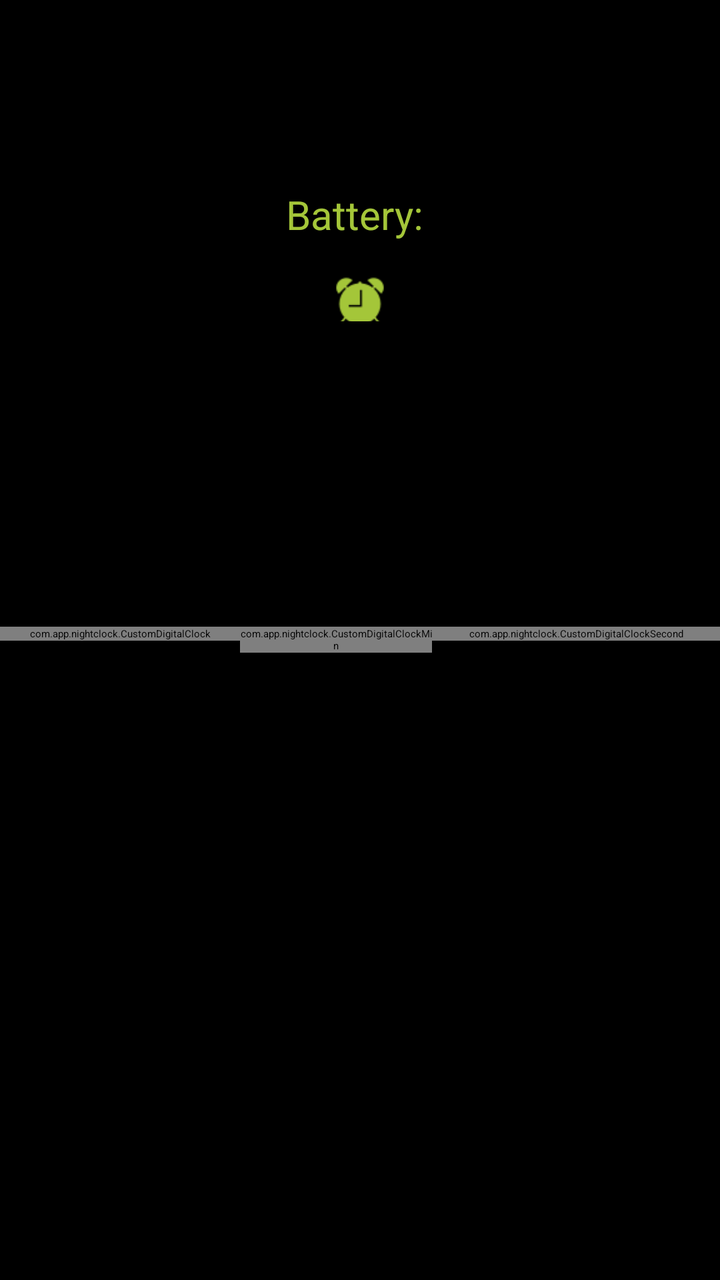
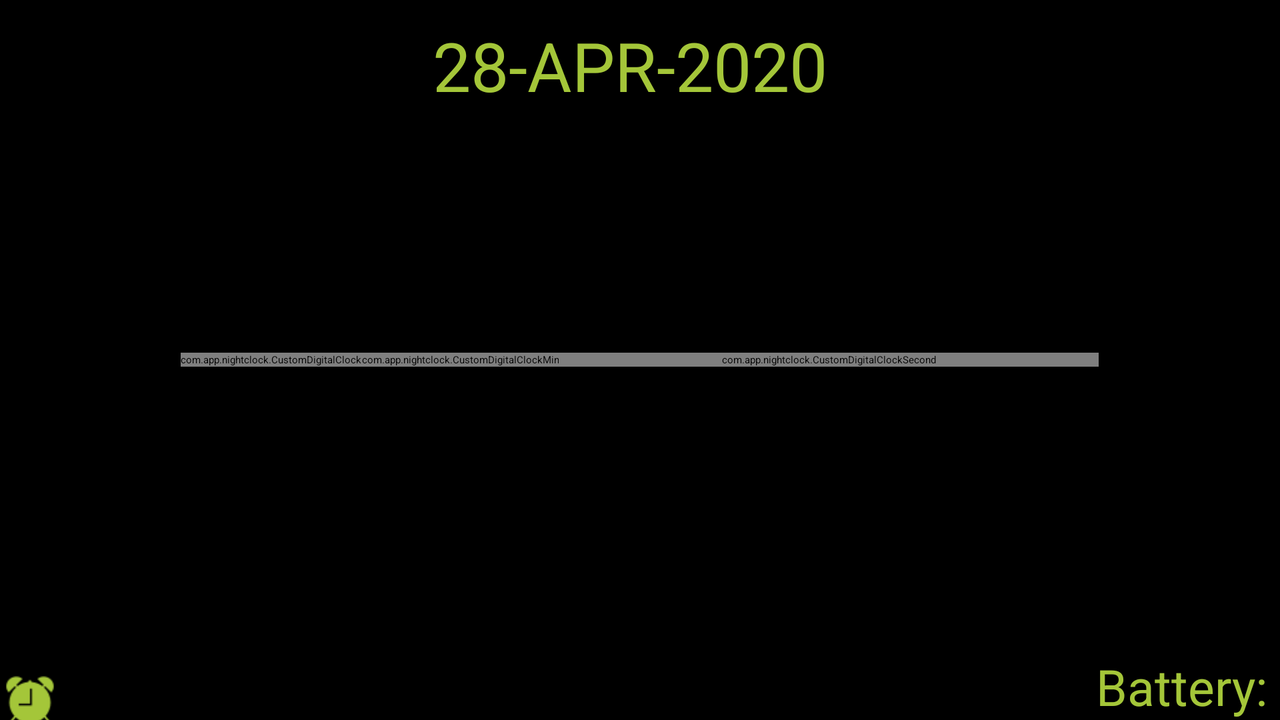

First picture: res/layout/ on a phone held upright. Second picture: the repository's own variant of that layout, on a device whose configuration matches the variant's folder. Source for both follows.
<!-- AndroidManifest.xml: application theme AppTheme -->
<!-- res/layout/activity_main.xml -->
<?xml version="1.0" encoding="utf-8"?>
<RelativeLayout xmlns:android="http://schemas.android.com/apk/res/android"
    xmlns:aapt="http://schemas.android.com/aapt"
    xmlns:app="http://schemas.android.com/apk/res-auto"
    android:id="@+id/main_view"
    android:layout_width="match_parent"
    android:layout_height="match_parent"
    android:background="#000000">

    <ImageView
        android:id="@+id/iv_settings"
        android:layout_width="@dimen/_30sdp"
        android:layout_height="@dimen/_30sdp"
        android:layout_alignParentTop="true"
        android:layout_alignParentRight="true"
        android:layout_margin="@dimen/_10sdp"
        android:src="@drawable/ic_settings"
        android:visibility="gone" />


    <LinearLayout
        android:layout_width="wrap_content"
        android:layout_height="wrap_content"
        android:layout_margin="@dimen/_10sdp">

        <ImageView
            android:id="@+id/iv_lock"
            android:layout_width="@dimen/_30sdp"
            android:layout_height="@dimen/_30sdp"
            android:layout_alignParentLeft="true"
            android:layout_alignParentTop="true"
            android:src="@drawable/ic_unlock"
            android:visibility="gone" />

        <ImageView
            android:id="@+id/iv_rotate"
            android:layout_width="@dimen/_30sdp"
            android:layout_height="@dimen/_30sdp"
            android:layout_alignParentTop="true"
            android:layout_marginLeft="@dimen/_10sdp"
            android:layout_toRightOf="@+id/iv_lock"
            android:src="@drawable/ic_rotate"
            android:visibility="gone" />
    </LinearLayout>

    <TextView
        android:id="@+id/tv_date"
        android:layout_width="wrap_content"
        android:layout_height="wrap_content"
        android:layout_alignParentTop="true"
        android:layout_centerHorizontal="true"
        android:layout_marginTop="@dimen/_40sdp"
        android:textAllCaps="false"
        android:textColor="#a4c639"
        android:textSize="@dimen/_25sdp" />

    <TextView
        android:id="@+id/tv_brack1"
        android:layout_width="wrap_content"
        android:layout_height="wrap_content"
        android:text="("
        android:textColor="#a4c639"
        android:textSize="@dimen/_20sdp"
        android:visibility="gone" />

    <TextView
        android:id="@+id/tv_brack2"
        android:layout_width="wrap_content"
        android:layout_height="wrap_content"
        android:text=")"
        android:textColor="#a4c639"
        android:textSize="@dimen/_20sdp"
        android:visibility="gone" />

    <LinearLayout
        android:id="@+id/ll_bat_status"
        android:layout_width="wrap_content"
        android:layout_height="wrap_content"
        android:layout_below="@+id/tv_date"
        android:layout_centerHorizontal="true"
        android:orientation="horizontal">

        <TextView
            android:id="@+id/tv_battery"
            android:layout_width="wrap_content"
            android:layout_height="wrap_content"
            android:layout_centerHorizontal="true"
            android:layout_marginTop="20dp"
            android:text="Battery: "
            android:textColor="#a4c639"
            android:textSize="@dimen/_20sdp" />

        <TextView
            android:id="@+id/tv_batterystatus"
            android:layout_width="wrap_content"
            android:layout_height="wrap_content"
            android:layout_centerHorizontal="true"
            android:layout_marginTop="20dp"
            android:textColor="#a4c639"
            android:textSize="@dimen/_20sdp" />
    </LinearLayout>

    <LinearLayout
        android:id="@+id/v_alarm"
        android:layout_width="wrap_content"
        android:layout_height="wrap_content"
        android:layout_below="@+id/ll_bat_status"
        android:layout_centerHorizontal="true"
        android:orientation="horizontal">

        <ImageView
            android:id="@+id/iv_alram"
            android:layout_width="@dimen/_30sdp"
            android:layout_height="@dimen/_30sdp"
            android:layout_gravity="center_vertical"
            android:layout_marginTop="10dp"
            android:src="@drawable/ic_alarm_green" />

        <TextView
            android:id="@+id/tv_alarmset"
            android:layout_width="wrap_content"
            android:layout_height="wrap_content"
            android:layout_gravity="center_vertical"
            android:layout_marginTop="10dp"
            android:textColor="#a4c639"
            android:textSize="@dimen/_20sdp" />
    </LinearLayout>

    <RelativeLayout
        android:id="@+id/ll_day"
        android:layout_width="@dimen/_190sdp"
        android:layout_height="wrap_content"
        android:layout_above="@+id/ll_timerview"
        android:layout_centerHorizontal="true"
        android:layout_marginBottom="@dimen/_15sdp"
        android:orientation="horizontal">

        <TextView
            android:id="@+id/digital_day"
            android:layout_width="wrap_content"
            android:layout_height="wrap_content"
            android:layout_alignParentLeft="true"
            android:textColor="#a4c639"
            android:textSize="@dimen/_22sdp" />

        <TextView
            android:id="@+id/digital_ampm"
            android:layout_width="wrap_content"
            android:layout_height="wrap_content"
            android:layout_alignParentRight="true"
            android:textColor="#a4c639"
            android:textSize="@dimen/_22sdp" />
    </RelativeLayout>

    <LinearLayout
        android:id="@+id/ll_timerview"
        android:layout_width="match_parent"
        android:layout_height="wrap_content"
        android:layout_centerInParent="true"
        android:orientation="horizontal"
        android:weightSum="3">

        <com.app.nightclock.CustomDigitalClock
            android:id="@+id/digital_clock"
            android:layout_width="0dp"
            android:layout_height="wrap_content"
            android:layout_weight="1"
            app:autoSizeTextType="uniform"
            android:gravity="right"
            android:textColor="#a4c639"
            android:textSize="@dimen/clock_text_size" />

        <com.app.nightclock.CustomDigitalClockMin
            android:id="@+id/digital_clock_min"
            android:layout_width="0dp"
            android:layout_height="wrap_content"
            android:layout_weight=".8"
            android:textColor="#a4c639"
            android:textSize="@dimen/clock_text_size" />

        <com.app.nightclock.CustomDigitalClockSecond
            android:id="@+id/digital_clock_second"
            android:layout_width="0dp"
            android:layout_height="wrap_content"
            android:layout_weight="1.2"
            android:gravity="left"
            android:textColor="#a4c639"
            android:textSize="@dimen/clock_text_size" />


        <DigitalClock
            android:id="@+id/digital_clock1"
            android:layout_width="@dimen/_70sdp"
            android:layout_height="wrap_content"
            android:format24Hour="ss"
            android:gravity="left"
            android:textColor="#a4c639"
            android:textSize="@dimen/_55sdp"
            android:visibility="gone" />
    </LinearLayout>
</RelativeLayout>
<!-- resources referenced by this layout -->
<resources>
  <!-- from res/values-xxhdpi/ -->
  <dimen name="_10sdp">10dp</dimen>
  <!-- from res/values-xxhdpi/ -->
  <dimen name="_15sdp">15dp</dimen>
  <!-- from res/values-xxhdpi/ -->
  <dimen name="_190sdp">190dp</dimen>
  <!-- from res/values-xxhdpi/ -->
  <dimen name="_20sdp">20dp</dimen>
  <!-- from res/values-xxhdpi/ -->
  <dimen name="_22sdp">22dp</dimen>
  <!-- from res/values-xxhdpi/ -->
  <dimen name="_25sdp">25dp</dimen>
  <!-- from res/values-xxhdpi/ -->
  <dimen name="_30sdp">30dp</dimen>
  <!-- from res/values-xxhdpi/ -->
  <dimen name="_40sdp">40dp</dimen>
  <!-- from res/values-xxhdpi/ -->
  <dimen name="_55sdp">55dp</dimen>
  <!-- from res/values-xxhdpi/ -->
  <dimen name="_70sdp">70dp</dimen>
  <!-- from res/values-xxhdpi/ -->
  <dimen name="clock_text_size">72sp</dimen>
  <!-- drawable ic_alarm_green: png bitmap (drawable, 1406 bytes) -->
  <!-- drawable ic_rotate: png bitmap (drawable, 1357 bytes) -->
  <!-- drawable ic_settings: png bitmap (drawable, 1440 bytes) -->
  <!-- drawable ic_unlock: png bitmap (drawable, 593 bytes) -->
  <style name="AppTheme">
          <item name="colorAccent">@color/colorAccent</item>
          <item name="colorPrimary">@color/colorPrimary</item>
          <item name="colorPrimaryDark">@color/colorPrimaryDark</item>
          <item name="windowActionBar">false</item>
          <item name="windowNoTitle">true</item>
          <item name="android:windowFullscreen">true</item>
      </style>
  <color name="colorAccent">#069ecf</color>
  <color name="colorPrimary">#069ecf</color>
  <color name="colorPrimaryDark">#017398</color>
</resources>
<!-- res/layout-land/activity_main.xml (the repository's variant of the layout above) -->
<!-- drawn on the phone turned sideways -->
<?xml version="1.0" encoding="utf-8"?>
<RelativeLayout xmlns:android="http://schemas.android.com/apk/res/android"
    xmlns:aapt="http://schemas.android.com/aapt"
    xmlns:app="http://schemas.android.com/apk/res-auto"
    android:id="@+id/main_view"
    android:layout_width="match_parent"
    android:layout_height="match_parent"
    android:background="#000000">

    <ImageView
        android:id="@+id/iv_settings"
        android:layout_width="@dimen/_30sdp"
        android:layout_height="@dimen/_30sdp"
        android:layout_alignParentTop="true"
        android:layout_alignParentRight="true"
        android:layout_margin="@dimen/_20sdp"
        android:src="@drawable/ic_settings"
        android:visibility="gone" />

    <LinearLayout
        android:layout_width="wrap_content"
        android:layout_height="wrap_content"
        android:layout_margin="@dimen/_10sdp">

        <ImageView
            android:id="@+id/iv_lock"
            android:layout_width="@dimen/_30sdp"
            android:layout_height="@dimen/_30sdp"
            android:layout_alignParentLeft="true"
            android:layout_alignParentTop="true"
            android:src="@drawable/ic_unlock"
            android:visibility="gone" />

        <ImageView
            android:id="@+id/iv_rotate"
            android:layout_width="@dimen/_30sdp"
            android:layout_height="@dimen/_30sdp"
            android:layout_alignParentTop="true"
            android:layout_marginLeft="@dimen/_10sdp"
            android:layout_toRightOf="@+id/iv_lock"
            android:src="@drawable/ic_rotate"
            android:visibility="gone" />
    </LinearLayout>

    <LinearLayout
        android:id="@+id/top_view"
        android:layout_width="match_parent"
        android:layout_height="wrap_content"
        android:layout_alignParentTop="true"
        android:layout_centerHorizontal="true"
        android:layout_marginTop="@dimen/_10sdp"
        android:gravity="center"
        android:orientation="vertical">

        <TextView
            android:id="@+id/tv_date"
            android:layout_width="wrap_content"
            android:layout_height="wrap_content"
            android:layout_centerHorizontal="true"
            android:layout_marginRight="@dimen/_5sdp"
            android:format24Hour="dd-MMM-yyyy"
            android:text="28-APR-2020"
            android:textColor="#a4c639"
            android:textSize="@dimen/_34sdp" />


        <RelativeLayout
            android:layout_width="@dimen/_500sdp"
            android:layout_height="wrap_content"
            android:orientation="horizontal">

            <TextView
                android:id="@+id/digital_day"
                android:layout_width="wrap_content"
                android:layout_height="wrap_content"
                android:layout_alignParentLeft="true"
                android:layout_marginTop="@dimen/_10sdp"
                android:gravity="center"
                android:textColor="#a4c639"
                android:textSize="@dimen/_35sdp" />


            <TextView
                android:id="@+id/digital_ampm"
                android:layout_width="wrap_content"
                android:layout_height="wrap_content"
                android:layout_alignParentRight="true"
                android:layout_marginTop="@dimen/_10sdp"
                android:gravity="center"
                android:textColor="#a4c639"
                android:textSize="@dimen/_35sdp" />

        </RelativeLayout>


        <LinearLayout
            android:layout_width="wrap_content"
            android:layout_height="wrap_content"
            android:orientation="horizontal"
            android:visibility="gone">

            <TextView
                android:id="@+id/tv_brack1"
                android:layout_width="wrap_content"
                android:layout_height="wrap_content"
                android:text="("
                android:textColor="#a4c639"
                android:textSize="@dimen/_27sdp" />


            <TextView
                android:id="@+id/tv_brack2"
                android:layout_width="wrap_content"
                android:layout_height="wrap_content"
                android:text=")"
                android:textColor="#a4c639"
                android:textSize="@dimen/_30sdp" />
        </LinearLayout>
    </LinearLayout>

    <LinearLayout
        android:id="@+id/v_alarm"
        android:layout_width="wrap_content"
        android:layout_height="wrap_content"
        android:layout_alignParentLeft="true"
        android:layout_alignParentBottom="true"
        android:layout_centerHorizontal="true"
        android:orientation="horizontal">

        <ImageView
            android:id="@+id/iv_alram"
            android:layout_width="@dimen/_30sdp"
            android:layout_height="@dimen/_30sdp"
            android:layout_centerHorizontal="true"
            android:layout_gravity="center_vertical"
            android:layout_marginTop="10dp"
            android:src="@drawable/ic_alarm_green" />

        <TextView
            android:id="@+id/tv_alarmset"
            android:layout_width="wrap_content"
            android:layout_height="wrap_content"
            android:layout_gravity="center_vertical"
            android:layout_marginTop="10dp"
            android:textColor="#a4c639"
            android:textSize="@dimen/_20sdp" />
    </LinearLayout>

    <LinearLayout
        android:id="@+id/llbatt"
        android:layout_width="wrap_content"
        android:layout_height="wrap_content"
        android:layout_alignParentRight="true"
        android:layout_alignParentBottom="true"
        android:orientation="horizontal">

        <TextView
            android:id="@+id/tv_battery"
            android:layout_width="wrap_content"
            android:layout_height="wrap_content"
            android:layout_centerHorizontal="true"
            android:layout_marginTop="20dp"
            android:text="Battery: "
            android:textColor="#a4c639"
            android:textSize="@dimen/_25sdp" />

        <TextView
            android:id="@+id/tv_batterystatus"
            android:layout_width="wrap_content"
            android:layout_height="wrap_content"
            android:layout_centerHorizontal="true"
            android:layout_marginTop="20dp"
            android:textColor="#a4c639"
            android:textSize="@dimen/_25sdp" />
    </LinearLayout>

    <RelativeLayout
        android:id="@+id/ll_day"
        android:layout_width="@dimen/_220sdp"
        android:layout_height="wrap_content"
        android:layout_below="@+id/llbatt"
        android:layout_centerHorizontal="true"
        android:layout_marginTop="@dimen/_10sdp"
        android:orientation="horizontal" />

    <RelativeLayout
        android:id="@+id/ll_timerview"
        android:layout_width="wrap_content"
        android:layout_height="wrap_content"
        android:layout_centerInParent="true"
        android:layout_centerHorizontal="true"
        android:layout_marginTop="@dimen/_20sdp"
        android:orientation="horizontal">

        <com.app.nightclock.CustomDigitalClock
            android:id="@+id/digital_clock"
            android:layout_width="wrap_content"
            android:layout_height="wrap_content"
            android:gravity="right"
            android:textColor="#a4c639"
            android:textSize="@dimen/clock_text_size_land" />

        <com.app.nightclock.CustomDigitalClockMin
            android:id="@+id/digital_clock_min"
            android:layout_width="wrap_content"
            android:layout_height="wrap_content"
            android:layout_toRightOf="@+id/digital_clock"
            android:textColor="#a4c639"
            android:textSize="@dimen/clock_text_size_land" />

        <com.app.nightclock.CustomDigitalClockSecond
            android:id="@+id/digital_clock_second"
            android:layout_width="@dimen/second_text_size"
            android:layout_height="wrap_content"
            android:layout_toRightOf="@+id/digital_clock_min"
            android:gravity="left"
            android:textColor="#a4c639"
            android:textSize="@dimen/clock_text_size_land" />
    </RelativeLayout>

    <DigitalClock
        android:id="@+id/digital_clock1"
        android:layout_width="wrap_content"
        android:layout_height="wrap_content"
        android:textColor="#a4c639"
        android:textSize="@dimen/_90sdp"
        android:visibility="gone" />
</RelativeLayout>
<!-- resources referenced by the variant -->
<!-- as the phone turned sideways resolves them -->
<resources>
  <!-- from res/values-xxhdpi/ -->
  <dimen name="_10sdp">10dp</dimen>
  <!-- from res/values-xxhdpi/ -->
  <dimen name="_20sdp">20dp</dimen>
  <!-- from res/values-xxhdpi/ -->
  <dimen name="_220sdp">220dp</dimen>
  <!-- from res/values-xxhdpi/ -->
  <dimen name="_25sdp">25dp</dimen>
  <!-- from res/values-xxhdpi/ -->
  <dimen name="_27sdp">27dp</dimen>
  <!-- from res/values-xxhdpi/ -->
  <dimen name="_30sdp">30dp</dimen>
  <!-- from res/values-xxhdpi/ -->
  <dimen name="_34sdp">34dp</dimen>
  <!-- from res/values-xxhdpi/ -->
  <dimen name="_35sdp">35dp</dimen>
  <!-- from res/values-xxhdpi/ -->
  <dimen name="_500sdp">500dp</dimen>
  <!-- from res/values-xxhdpi/ -->
  <dimen name="_5sdp">5dp</dimen>
  <!-- from res/values-xxhdpi/ -->
  <dimen name="_90sdp">90dp</dimen>
  <!-- from res/values-xxhdpi/ -->
  <dimen name="clock_text_size_land">132sp</dimen>
  <!-- from res/values-xxhdpi/ -->
  <dimen name="second_text_size">270dp</dimen>
  <!-- drawable ic_alarm_green: png bitmap (drawable, 1406 bytes) -->
  <!-- drawable ic_rotate: png bitmap (drawable, 1357 bytes) -->
  <!-- drawable ic_settings: png bitmap (drawable, 1440 bytes) -->
  <!-- drawable ic_unlock: png bitmap (drawable, 593 bytes) -->
  <style name="AppTheme">
          <item name="colorAccent">@color/colorAccent</item>
          <item name="colorPrimary">@color/colorPrimary</item>
          <item name="colorPrimaryDark">@color/colorPrimaryDark</item>
          <item name="windowActionBar">false</item>
          <item name="windowNoTitle">true</item>
          <item name="android:windowFullscreen">true</item>
      </style>
  <color name="colorAccent">#069ecf</color>
  <color name="colorPrimary">#069ecf</color>
  <color name="colorPrimaryDark">#017398</color>
</resources>
